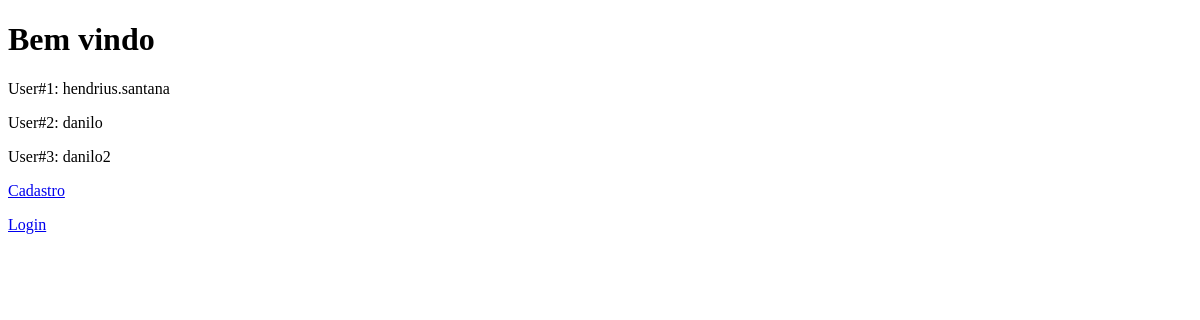
Before: / with the older database file.
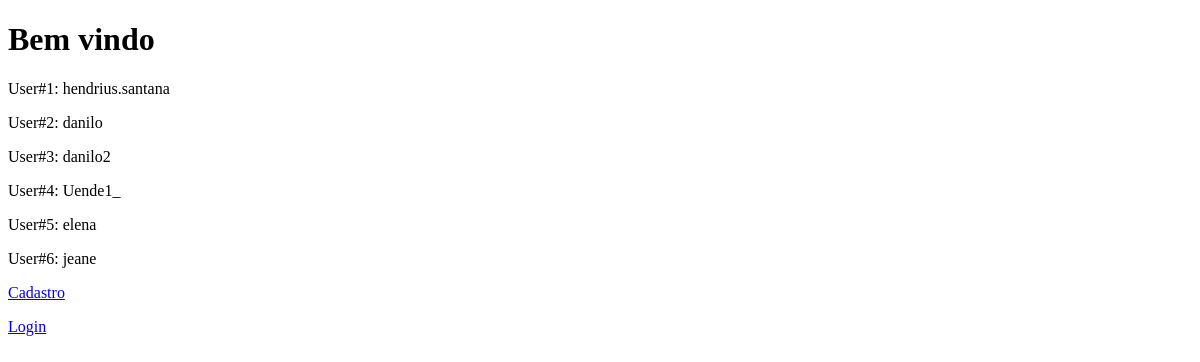
After: the same page with the newer database file.
### app.py (models this page shows, shortened)
class User(UserMixin, db.Model):
    __bind_key__ = 'user_database'
    id = db.Column(db.Integer, primary_key=True)
    username = db.Column(db.String(64), index=True, unique=True)
    email = db.Column(db.String(120), unique = True, index = True)
    password_hash = db.Column(db.String(128))
    joined_at = db.Column(db.DateTime(), default = datetime.utcnow, index = True)
    def __repr__(self):
        return f'{self.username}'

### app.py (the view)
@app.route('/')
def index():
  current_users = User.query.all()
  return render_template('home.html', current_users=current_users)

### templates/home.html (shortened to what this page needs)
<!DOCTYPE html>
<html lang="en">
<head>
</head>
<body>
    <h1>Bem vindo</h1>
    {% for user in current_users %}
        <p>
            User#{{ user.id }}: {{ user }}
        </p>
    {% endfor %}
    <div>
        <p><a href="{{ url_for('register') }}">Cadastro</a></p>
        <p><a href="{{ url_for('login') }}">Login</a></p>
    </div>
</body>
</html>

Changed rows visible on the page:
added User: id "4", username "Uende1_"
added User: id "5", username "elena"
added User: id "6", username "jeane"
